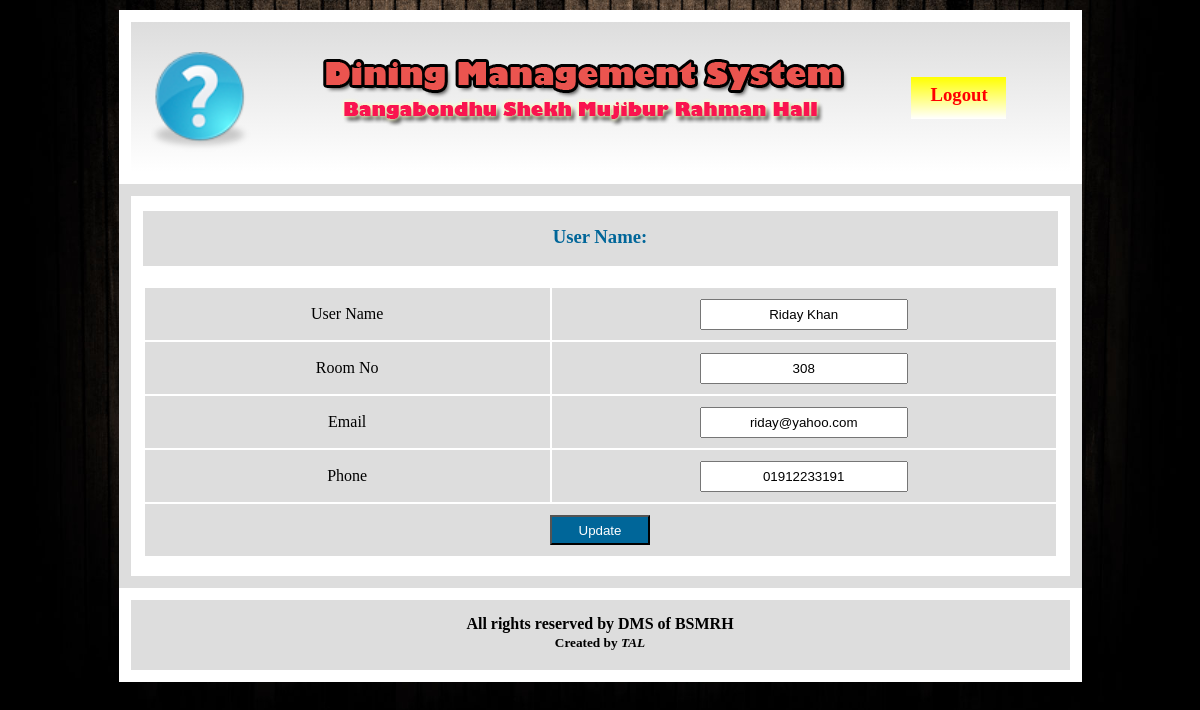
/user/update.php?id=1, run on the app's committed database.
### tables this page shows
CREATE TABLE IF NOT EXISTS `member` (
  `id` int(11) NOT NULL AUTO_INCREMENT,
  `room_no` varchar(200) NOT NULL,
  `nick_name` varchar(200) NOT NULL,
  `user_name` varchar(200) NOT NULL,
  `email` varchar(200) NOT NULL,
  `phone` varchar(200) NOT NULL,
  `department` varchar(200) NOT NULL,
  `session` varchar(200) NOT NULL,
  `password` varchar(200) NOT NULL,
  `picture` varchar(200) NOT NULL,
  PRIMARY KEY (`id`)
);

### user/update.php (the view, shortened to what this page needs)
<!DOCTYPE html>
<html>
<head>
<link rel='stylesheet' type='text/css' href='user.css' />
</head>
	<body>
	<section id='wrapper'>
		<section id='header'>
		     <div class='logo'>
				<img src='../images/Logo.png'/>
			 </div>
				 <div class='heading'>
					<a href='user-home.php'><img src='../images/heading.png'/></a>
				 </div>
		     <div class='address'>
				<h3><a href='logout.php'>Logout</a></h3>
			 </div>
	    </section>
	    <section id='content'>
		<h3 style='width:915px;height:40px;background:#ddd;color:#006699;margin:0 auto;margin-top:15px;text-align:center;padding-top:15px;'>User Name: <?php echo $_SESSION['user']; ?></h3>
			<form method='post'>
			<table>
			<?php
		     if($_GET['id'])
			 {
			     $id=$_GET['id'];
				 $qr=mysql_query("select * from member where id='$id'");
				 while($data=mysql_fetch_array($qr))
				 {
				     $room_no=$data['room_no'];
				     $user_name=$data['user_name'];
				     $email=$data['email'];
				     $phone=$data['phone'];
					 echo "<tr>";
						echo "<td>"."User Name"."</td>";
						echo "<td>"."<input type='text' name='user-name' value='$user_name' style='text-align:center;width:200px;height:25px;'/>"."</td>";
					 echo "</tr>";
						 echo "<tr>";
							echo "<td>"."Room No"."</td>";
							echo "<td>"."<input type='text' name='room_no' value='$room_no' style='text-align:center;width:200px;height:25px;'/>"."</td>";
						 echo "</tr>";
							echo "<tr>";
							echo "<td>"."Email"."</td>";
							echo "<td>"."<input type='text' name='email' value='$email' style='text-align:center;width:200px;height:25px;'/>"."</td>";
							echo "</tr>";
								echo "<tr>";
								echo "<td>"."Phone"."</td>";
								echo "<td>"."<input type='text' name='phone' value='$phone' style='text-align:center;width:200px;height:25px;'/>"."</td>";
								echo "</tr>";
									echo "<tr>";
									echo "<td colspan='2'>"."<input type='submit' name='submit' value='Update' style='text-align:center;width:100px;height:30px;background:#006699;color:white;'/>"."</td>";
									echo "</tr>";
				 }
			 }
			?>
			</table>
			</form>
			<br>
		</section>
		<section id='footer'>
		  <h4>All rights reserved by DMS of BSMRH</h4>
		  <h5>Created by <em>TAL</em></h5>
		</section>
    </section>
	</body>
</html>

### user/user.css (style rules this page uses)
* { margin:0 auto; }
body { width:100%; height:auto; background:url('../images/b7.jpg') no-repeat; background-size:cover; }
#wrapper { width:963px; height:auto; margin:0 auto; background:white; }
#header { width:939px; height:150px; margin:0 auto; background:linear-gradient(#ddd,white); background-size:cover; border:12px solid white; margin-top:10px; }
.logo { float:left; width:170px; height:150px; }
.logo img { float:left; width:100px; height:100px; margin-top:30px; margin-left:20px; background-size:cover; }
.heading { float:left; width:570px; height:150px; }
.address { float:left; width:199px; height:150px; color:white; }
.address h3 { width:75px; height:35px; margin-top:55px; margin-left:40px; padding-left:20px; padding-top:7px; background:linear-gradient(yellow,white); }
.address a { text-decoration:none; color:red; }
#content { width:939px; height:auto; margin:0 auto; background:; border:12px solid #ddd; margin-top:0px; }
#content table { width:915px; margin:0 auto; margin-top:20px; }
#content table td { width:915px; background:#ddd; height:50px; text-align:center; }
#content table tr td input[type='submit'] { cursor:pointer; }
#footer { width:939px; height:70px; margin:0 auto; margin-top:0px; background:#ddd; background-size:cover; border:12px solid white; margin-bottom:10px; }
#footer h4 { text-align:center; padding-top:15px; }
#footer h5 { text-align:center; line-height:20px; }

### data on the page
member: user-name "Riday Khan", room_no "308", email "riday@yahoo.com", phone "01912233191"
